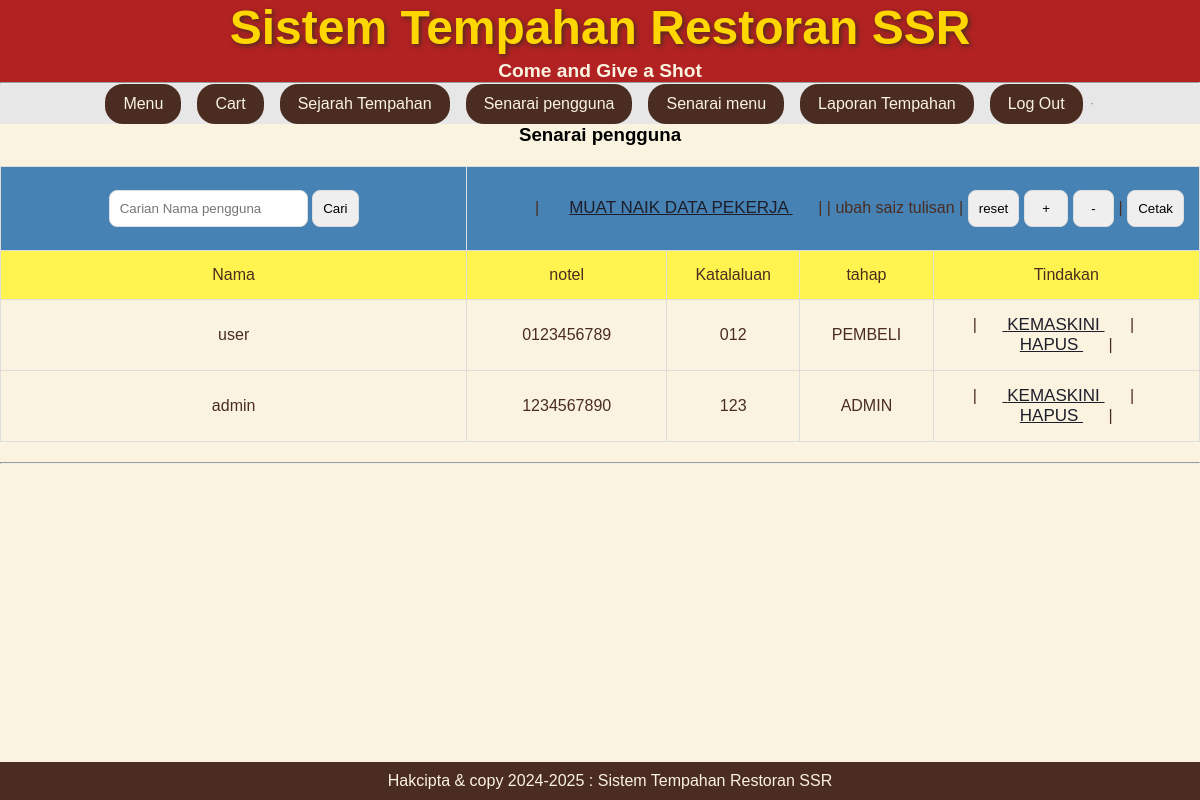
Page /code/pengguna-senarai.php (signed in) on the committed database.
### tables this page shows
CREATE TABLE `pengguna` (
  `notel` varchar(15) NOT NULL,
  `nama` varchar(60) DEFAULT NULL,
  `tahap` varchar(30) DEFAULT NULL,
  `katalaluan` varchar(30) DEFAULT NULL
);

### code/pengguna-senarai.php (the view, shortened to what this page needs)
<?php
include('header.php');
include('connection.php');
?>
 <h3 align='center'> Senarai pengguna </h3>
 <table align='center'  width='100%'    border='1'     id='saiz'>
    <tr bgcolor = '#4682b4'>
        <td colspan='1'>
            <form action='' method='POST'   style="margin:0; padding:0;">
                <input type='text'      name='nama'     placeholder='Carian Nama pengguna'>
                <input type='submit'   value='Cari'>
            </form>
        </td>
        <td colspan='4' align='right'>
            | <a href='pengguna-upload.php'> Muat Naik Data Pekerja </a> |
            <?php include('butang-saiz.php'); ?>
        </td>
    </tr>
    <tr bgcolor='#fff44f'>
        <td width='35%'> Nama </td>
        <td width='15%'> notel </td>
        <td width='10%'> Katalaluan </td>
        <td width='10%'> tahap </td>
        <td width='20%'> Tindakan </td>
    </tr>
<?php
$tambahan = "";
$arahan_papar = "select* from pengguna $tambahan";
$laksana      = mysqli_query($condb , $arahan_papar);
    while($m = mysqli_fetch_array($laksana))
    {
        echo"<tr>
        <td>".$m['nama']."</td>
        <td>".$m['notel']."</td>
        <td>".$m['katalaluan']."</td>
        <td>".$m['tahap']."</td>    ";
        echo"<td>
        |<a href = 'pengguna-kemaskini-borang.php?notel=".$m['notel']."'> Kemaskini </a>
        |<a href = 'pengguna-padam-proses.php?notel=".$m['notel']."'
        onClick=\"return confirm('Anda pasti anda ingin memadam data ini.')\"> Hapus </a>|
            </td>
        </tr> " ;
    }
?>
 </table>
<?php include('footer.php'); ?>

### code/header.php (style rules this page uses)
* { margin:0; padding:0; }
body { background-color: #FAF3E0; text-align: center; font-family: Arial, sans-serif; }
table { background-color: #FAF3E0; color: #4B2C20; width: 100%; margin: 20px auto; border-collapse: collapse; }
td { padding: 15px; border: 1px solid #DDD; }
input, select, button { padding: 10px; margin: 8px 0; border: 1px solid #DDD; border-radius: 8px; transition: box-shadow 0.3s ease; }
tr td a { font-size: 17px; background: transparent; border: none; padding: 1em 1.5em; color: #1e1e2b; text-transform: uppercase; position: relative; transition: 0.5s ease; cursor: pointer; }
tr td a::before { content: ""; position: absolute; left: 0; bottom: 0; height: 2px; width: 0; background-color: #ffc506; transition: 0.5s ease; }
tr td a::after { content: ""; position: absolute; left: 0; bottom: 0; height: 0; width: 100%; background-color: #ffc506; transition: 0.4s ease; z-index: -1; }

### rows in the picture
pengguna: nama "user", notel "0123456789", katalaluan "012", tahap "PEMBELI"
pengguna: nama "admin", notel "1234567890", katalaluan "123", tahap "ADMIN"
